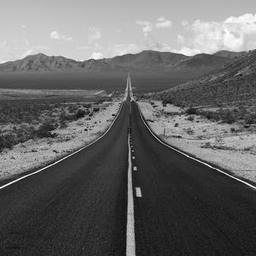
#> input picture Digital Image Processing/DIPLabWork/DIPLabWork/Lab04/road.bmp, 256 x 256 px
$ jupyter execute filtering.ipynb   (shell and % lines are left out)
#> lines starting #> are read from the running program, lines starting #| are printed output that depends on the picture
[cell 1]
import numpy as np
import matplotlib.pyplot as plt
import cv2

# Load the road.bmp image
image_path = "road.bmp"
img = cv2.imread(image_path, cv2.IMREAD_GRAYSCALE)
#> img is the input picture: shape (256, 256); min 7, max 255, mean 101.6

# Display original image
plt.figure(figsize=(12, 8))
plt.subplot(2, 3, 1)
plt.imshow(img, cmap='gray')
plt.title('Original Image')
plt.axis('off')

print(f"Image shape: {img.shape}")
#| Image shape: (256, 256)
print(f"Image min/max values: {img.min()}/{img.max()}")
#| Image min/max values: 7/255

[cell 2]
def apply_padding(image, pad_size=1, mode='reflect'):
    """
    Apply padding to the image for border handling
    mode: 'reflect', 'constant', 'edge'
    """
    if mode == 'reflect':
        # Reflect padding
        padded = np.pad(image, pad_size, mode='reflect')
    elif mode == 'constant':
        # Zero padding
        padded = np.pad(image, pad_size, mode='constant', constant_values=0)
    elif mode == 'edge':
        # Edge padding (replicate border pixels)
        padded = np.pad(image, pad_size, mode='edge')

    return padded

def convolution(image, kernel):
    img_h, img_w = image.shape
    kernel_h, kernel_w = kernel.shape

    # Calculate padding size
    pad_h = kernel_h // 2
    pad_w = kernel_w // 2

    padded_img = apply_padding(image, pad_h, mode='reflect')

    # Initialize output image
    output = np.zeros_like(image, dtype=np.float64)

    # Perform convolution
    for i in range(img_h):
        for j in range(img_w):
            # Extract the region of interest
            roi = padded_img[i:i+kernel_h, j:j+kernel_w]
            # Apply kernel and sum
            output[i, j] = np.sum(roi * kernel)

    return output

[cell 3]
# Filter 1: Standard Average Filter (3x3)
def standard_average_filter(image):
    """
    Apply standard average filter with 3x3 kernel
    All weights are equal (1/9)
    """
    kernel = np.ones((3, 3)) / 9
    print("Standard Average Filter Kernel:")
    print(kernel)

    result = convolution(image, kernel)
#> in apply_padding, `padded = np.pad(image, pad_size, mode='reflect')`:
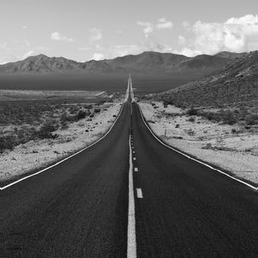
#> padded: shape (258, 258); min 7, max 255, mean 101.8
#> after the loop in convolution, `for i in range(img_h):`:
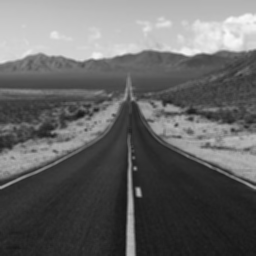
#> output: shape (256, 256) float64; min 20.89, max 249.6, mean 101.6

    # Clip values to valid range
    result = np.clip(result, 0, 255)
    return result.astype(np.uint8)

# Apply Standard Average Filter
avg_filtered = standard_average_filter(img)

# Display result
plt.subplot(2, 3, 2)
plt.imshow(avg_filtered, cmap='gray')
plt.title('Standard Average Filter')
plt.axis('off')

[cell 4]
# Filter 2: Weighted Average Filter (3x3)
def weighted_average_filter(image):
    """
    Apply weighted average filter with 3x3 kernel
    Center pixel has higher weight
    """
    kernel = np.array([[1, 2, 1],
                       [2, 4, 2],
                       [1, 2, 1]]) / 16
    print("Weighted Average Filter Kernel:")
    print(kernel)

    result = convolution(image, kernel)

    # Clip values to valid range
    result = np.clip(result, 0, 255)
    return result.astype(np.uint8)

# Apply Weighted Average Filter
weighted_filtered = weighted_average_filter(img)

# Display result
plt.subplot(2, 3, 3)
plt.imshow(weighted_filtered, cmap='gray')
plt.title('Weighted Average Filter')
plt.axis('off')

[cell 5]
# Filter 3: Median Filter (3x3)
def median_filter(image):
    """
    Apply median filter with 3x3 window
    Manual implementation without built-in functions
    """
    img_h, img_w = image.shape

    # Apply padding
    padded_img = apply_padding(image, 1, mode='reflect')

    # Initialize output
    result = np.zeros_like(image)

    # Apply median filter
    for i in range(img_h):
        for j in range(img_w):
            # Extract 3x3 window
            window = padded_img[i:i+3, j:j+3]

            # Flatten and sort to find median
            window_flat = window.flatten()
            window_sorted = np.sort(window_flat)

            # Get median (middle value)
            median_value = window_sorted[4]  # 5th element (index 4) is median of 9 elements
            result[i, j] = median_value

    return result.astype(np.uint8)

# Apply Median Filter
median_filtered = median_filter(img)

# Display result
plt.subplot(2, 3, 4)
plt.imshow(median_filtered, cmap='gray')
plt.title('Median Filter')
plt.axis('off')

[cell 6]
# Filter 4: Laplacian Filter (3x3)
def laplacian_filter(image):
    """
    Apply Laplacian filter with 3x3 kernel for edge detection
    """
    # Standard Laplacian kernel
    kernel = np.array([[ 0, -1,  0],
                       [-1,  4, -1],
                       [ 0, -1,  0]])

    print("Laplacian Filter Kernel:")
    print(kernel)

    result = convolution(image, kernel)
#> after the loop in convolution (call 3), `for i in range(img_h):`:
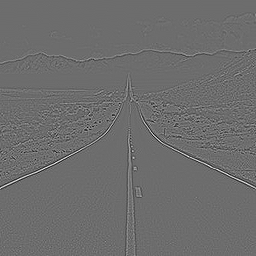
#> output: shape (256, 256) float64; min -345, max 460, mean 0; drawn with min black and max white

    # Handle negative values - shift to positive range
    result = result + 128  # Shift by 128 to center around gray

    # Clip values to valid range
    result = np.clip(result, 0, 255)
    return result.astype(np.uint8)

# Apply Laplacian Filter
laplacian_filtered = laplacian_filter(img)
#> in laplacian_filter, `result = np.clip(result, 0, 255)`:
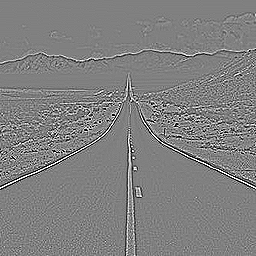
#> result: shape (256, 256) float64; min 0, max 255, mean 127.9

# Display result
plt.subplot(2, 3, 5)
plt.imshow(laplacian_filtered, cmap='gray')
plt.title('Laplacian Filter')
plt.axis('off')

[cell 7]
# Filter 5: High-boost Filter (3x3)
def highboost_filter(image, k=1.5):
    """
    Apply high-boost filter
    High-boost = Original + k * (Original - Blurred)
    where k is the boost factor
    """
    # First apply a low-pass filter (average filter)
    avg_kernel = np.ones((3, 3)) / 9
    blurred = convolution(image, avg_kernel)

    # Calculate high-frequency component
    high_freq = image.astype(np.float64) - blurred

    # Apply high-boost formula
    result = image.astype(np.float64) + k * high_freq

    print(f"High-boost Filter with k = {k}")
    print("Formula: Original + k * (Original - Blurred)")

    # Clip values to valid range
    result = np.clip(result, 0, 255)
    return result.astype(np.uint8)

# Apply High-boost Filter
highboost_filtered = highboost_filter(img, k=1.5)
#> in highboost_filter, `result = image.astype(np.float64) + k * high_freq`:
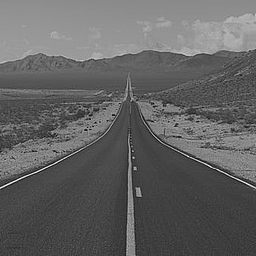
#> result: shape (256, 256) float64; min -88.5, max 404.2, mean 101.6; drawn with min black and max white
#> in highboost_filter, `result = np.clip(result, 0, 255)`:
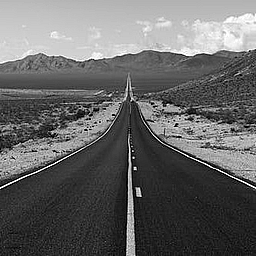
#> result: shape (256, 256) float64; min 0, max 255, mean 101.7

# Display result
plt.subplot(2, 3, 6)
plt.imshow(highboost_filtered, cmap='gray')
plt.title('High-boost Filter (k=1.5)')
plt.axis('off')

plt.tight_layout()
plt.show()

[cell 8]
# Comparison and Analysis
print("=== FILTER ANALYSIS ===")
print("\n1. Standard Average Filter:")
print("   - Smoothing filter that reduces noise")
print("   - Blurs edges and details")
print("   - Equal weights for all neighbors")

print("\n2. Weighted Average Filter:")
print("   - Smoothing filter with emphasis on center pixel")
print("   - Better edge preservation than standard average")
print("   - Gaussian-like behavior")

print("\n3. Median Filter:")
print("   - Non-linear filter excellent for salt-and-pepper noise")
print("   - Preserves edges while removing noise")
print("   - Replaces pixel with median of neighborhood")

print("\n4. Laplacian Filter:")
print("   - Edge detection filter (high-pass)")
print("   - Enhances rapid intensity changes")
print("   - Sensitive to noise")

print("\n5. High-boost Filter:")
print("   - Sharpening filter")
print("   - Enhances edges and details")
print("   - Combines original with high-frequency components")

# Calculate some statistics
filters = {
    'Original': img,
    'Standard Average': avg_filtered,
    'Weighted Average': weighted_filtered,
    'Median': median_filtered,
    'Laplacian': laplacian_filtered,
    'High-boost': highboost_filtered
}

print("\n=== IMAGE STATISTICS ===")
for name, image in filters.items():
    mean_val = np.mean(image)
    std_val = np.std(image)
    print(f"{name:17}: Mean={mean_val:6.2f}, Std={std_val:6.2f}")
#> this loop made 6 passes
#> (name, mean_val, std_val) on passes 1 to 6: ('Original', 101.6, 64.5), ('Standard Average', 101.2, 63.03), ('Weighted Average', 101.2, 63.25), ('Median', 101.5, 63.64), ('Laplacian', 127.9, 31.71), ('High-boost', 101.3, 68.38)
#| Original         : Mean=101.64, Std= 64.50
#| Standard Average : Mean=101.16, Std= 63.03
#| Weighted Average : Mean=101.18, Std= 63.25
#| Median           : Mean=101.51, Std= 63.64
#| Laplacian        : Mean=127.85, Std= 31.71
#| High-boost       : Mean=101.31, Std= 68.38
